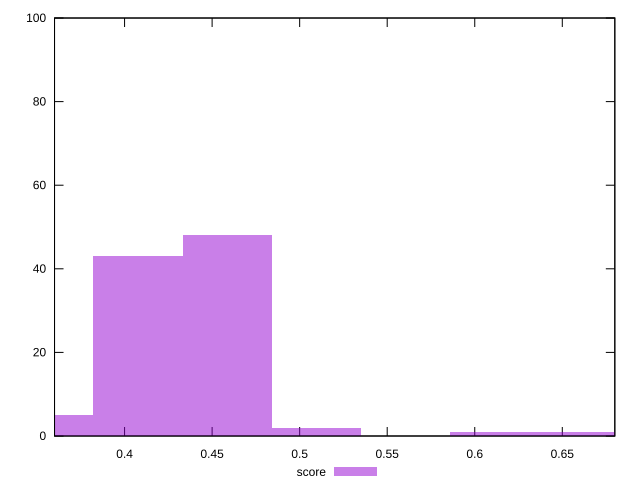

Write the gnuplot code that produced this figure.
reset

$score <<EOF
0.40773053681333826 43
0.45869685391500553 48
0.356764219711671 5
0.5096631710166728 2
0.6115958052200074 1
0.6625621223216747 1
EOF

set key outside below
set boxwidth 0.05096631710166728
set xrange [0.36:0.68]
set yrange [0:100]
set trange [0:100]
set style fill transparent solid 0.5 noborder
set terminal svg size 640, 490 enhanced background rgb 'white'
set output "reprap/uses-webp-images/samples/pages+cached+noexternal+nomedia+nocss+nojs/score/histogram.svg"

plot $score title "score" with boxes

reset
